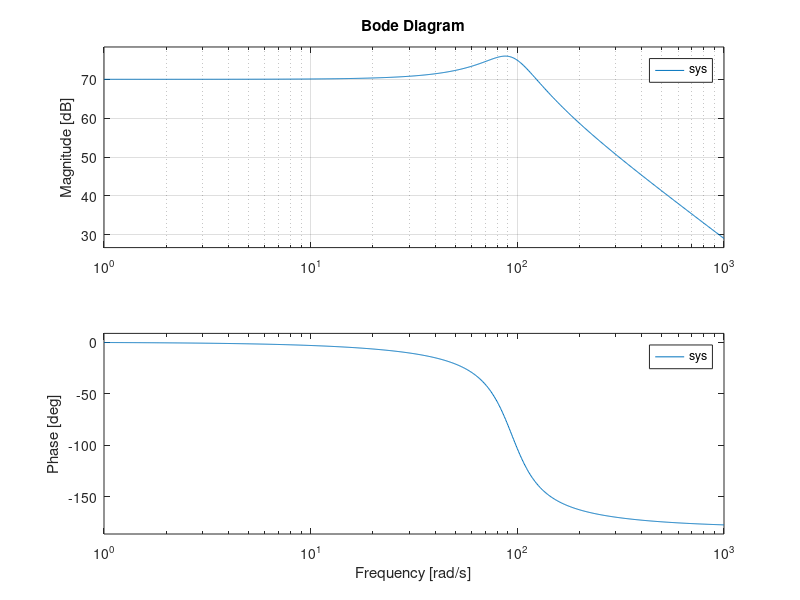

Write MATLAB code to recreate this figure.

m = 0.425
r=0.125
g=9.81
d=0.42
delta=0.65
R=53
L0=0.12
L1=0.025
alpha = 1.2
c=6815
k = 1880
b=10.4
phi = 0.733838


xmin = d+(m*g*sin(phi)/k)

xmax = delta

xe = 0.75*xmin + 0.25*xmax

y= delta - xe
 
L=L0+(L1*exp(-delta*y))

veq = sqrt((-g*sin(phi)+(k*xe/m))*exp(-2*alpha*delta)/c) * ((L0*exp(alpha*delta)) + (L1*exp(xe*alpha)) - (R*xe*exp(alpha*delta)) + (R*delta* exp(alpha*delta)) )

A= 2*c/m*(R*y+L)^2*(2*veq)

B= 2*k/m

C=2*b/m

sys = tf([A],[1, C, B])


bode(sys)
grid